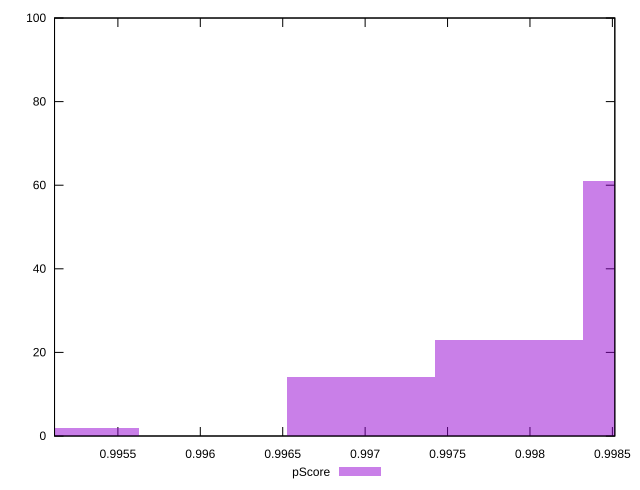

Write gnuplot code to recreate this figure.
reset

$pScore <<EOF
0.9951785928477832 2
0.9987680557615715 61
0.9978706900331245 23
0.9969733243046773 14
EOF

set key outside below
set boxwidth 0.0008973657284470543
set xrange [0.9951156059588308:0.9985148170890992]
set yrange [0:100]
set trange [0:100]
set style fill transparent solid 0.5 noborder
set terminal svg size 640, 490 enhanced background rgb 'white'
set output "report_00009_2021-02-08T22-37-41.559Z/first-cpu-idle/samples/pages+cached+noadtech+nomedia+nocss/pScore/histogram.svg"

plot $pScore title "pScore" with boxes

reset
